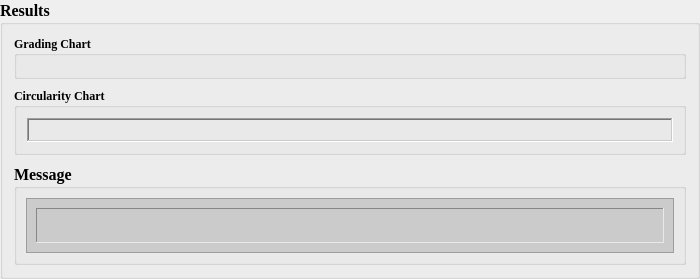
                     <widget class="QGroupBox" name="groupBox_3">
                      <property name="sizePolicy">
                       <sizepolicy hsizetype="Expanding" vsizetype="Expanding">
                        <horstretch>0</horstretch>
                        <verstretch>0</verstretch>
                       </sizepolicy>
                      </property>
                      <property name="minimumSize">
                       <size>
                        <width>700</width>
                        <height>0</height>
                       </size>
                      </property>
                      <property name="maximumSize">
                       <size>
                        <width>900</width>
                        <height>16777215</height>
                       </size>
                      </property>
                      <property name="font">
                       <font>
                        <family>Times New Roman</family>
                        <pointsize>12</pointsize>
                        <weight>75</weight>
                        <bold>true</bold>
                       </font>
                      </property>
                      <property name="toolTip">
                       <string>Results</string>
                      </property>
                      <property name="styleSheet">
                       <string notr="true">QLabel{
	font-size:8pt;
	font-weight: bold;
}</string>
                      </property>
                      <property name="title">
                       <string>Results</string>
                      </property>
                      <layout class="QVBoxLayout" name="verticalLayout_4">
                       <property name="spacing">
                        <number>9</number>
                       </property>
                       <item>
                        <widget class="QGroupBox" name="groupBox_4">
                         <property name="minimumSize">
                          <size>
                           <width>0</width>
                           <height>0</height>
                          </size>
                         </property>
                         <property name="font">
                          <font>
                           <family>Times New Roman</family>
                           <pointsize>9</pointsize>
                           <weight>75</weight>
                           <bold>true</bold>
                          </font>
                         </property>
                         <property name="title">
                          <string>Grading Chart</string>
                         </property>
                         <layout class="QVBoxLayout" name="verticalLayout_15">
                          <property name="spacing">
                           <number>5</number>
                          </property>
                          <property name="leftMargin">
                           <number>10</number>
                          </property>
                          <property name="topMargin">
                           <number>10</number>
                          </property>
                          <property name="rightMargin">
                           <number>10</number>
                          </property>
                          <property name="bottomMargin">
                           <number>10</number>
                          </property>
                          <item>
                           <widget class="QFrame" name="grad_chart_fram">
                            <property name="minimumSize">
                             <size>
                              <width>0</width>
                              <height>0</height>
                             </size>
                            </property>
                            <property name="font">
                             <font>
                              <family>Times New Roman</family>
                             </font>
                            </property>
                            <property name="toolTip">
                             <string>Grading Chart</string>
                            </property>
                            <property name="locale">
                             <locale language="English" country="UnitedStates"/>
                            </property>
                            <property name="frameShape">
                             <enum>QFrame::WinPanel</enum>
                            </property>
                            <property name="frameShadow">
                             <enum>QFrame::Sunken</enum>
                            </property>
                           </widget>
                          </item>
                         </layout>
                        </widget>
                       </item>
                       <item>
                        <layout class="QHBoxLayout" name="horizontalLayout_grading_percentages"/>
                       </item>
                       <item>
                        <widget class="QGroupBox" name="groupBox_6">
                         <property name="minimumSize">
                          <size>
                           <width>0</width>
                           <height>0</height>
                          </size>
                         </property>
                         <property name="font">
                          <font>
                           <family>Times New Roman</family>
                           <pointsize>9</pointsize>
                           <weight>75</weight>
                           <bold>true</bold>
                          </font>
                         </property>
                         <property name="title">
                          <string>Circularity Chart</string>
                         </property>
                         <layout class="QHBoxLayout" name="horizontalLayout_10">
                          <property name="spacing">
                           <number>5</number>
                          </property>
                          <property name="leftMargin">
                           <number>10</number>
                          </property>
                          <property name="topMargin">
                           <number>10</number>
                          </property>
                          <property name="rightMargin">
                           <number>10</number>
                          </property>
                          <property name="bottomMargin">
                           <number>10</number>
                          </property>
                          <item>
                           <widget class="QFrame" name="circle_chart_fram">
                            <property name="minimumSize">
                             <size>
                              <width>0</width>
                              <height>0</height>
                             </size>
                            </property>
                            <property name="font">
                             <font>
                              <family>Times New Roman</family>
                             </font>
                            </property>
                            <property name="toolTip">
                             <string>Circularity Chart</string>
                            </property>
                            <property name="locale">
                             <locale language="English" country="UnitedStates"/>
                            </property>
                            <property name="frameShape">
                             <enum>QFrame::WinPanel</enum>
                            </property>
                            <property name="frameShadow">
                             <enum>QFrame::Sunken</enum>
                            </property>
                            <layout class="QVBoxLayout" name="verticalLayout_16">
                             <property name="spacing">
                              <number>10</number>
                             </property>
                             <property name="leftMargin">
                              <number>10</number>
                             </property>
                             <property name="topMargin">
                              <number>10</number>
                             </property>
                             <property name="rightMargin">
                              <number>10</number>
                             </property>
                             <property name="bottomMargin">
                              <number>10</number>
                             </property>
                            </layout>
                           </widget>
                          </item>
                         </layout>
                        </widget>
                       </item>
                       <item>
                        <layout class="QHBoxLayout" name="horizontalLayout_cicularity_percentages"/>
                       </item>
                       <item>
                        <widget class="QGroupBox" name="groupBox_8">
                         <property name="minimumSize">
                          <size>
                           <width>0</width>
                           <height>0</height>
                          </size>
                         </property>
                         <property name="font">
                          <font>
                           <family>Times New Roman</family>
                           <pointsize>12</pointsize>
                           <weight>75</weight>
                           <bold>true</bold>
                          </font>
                         </property>
                         <property name="title">
                          <string>Message</string>
                         </property>
                         <layout class="QVBoxLayout" name="verticalLayout_6">
                          <item>
                           <widget class="QFrame" name="frame_9">
                            <property name="styleSheet">
                             <string notr="true"> background: #CBCBCB;</string>
                            </property>
                            <property name="frameShape">
                             <enum>QFrame::StyledPanel</enum>
                            </property>
                            <property name="frameShadow">
                             <enum>QFrame::Raised</enum>
                            </property>
                            <layout class="QHBoxLayout" name="horizontalLayout_45">
                             <item>
                              <layout class="QVBoxLayout" name="verticalLayout_26">
                               <item>
                                <widget class="QLabel" name="msg_label">
                                 <property name="minimumSize">
                                  <size>
                                   <width>150</width>
                                   <height>35</height>
                                  </size>
                                 </property>
                                 <property name="maximumSize">
                                  <size>
                                   <width>16777215</width>
                                   <height>35</height>
                                  </size>
                                 </property>
                                 <property name="font">
                                  <font>
                                   <pointsize>8</pointsize>
                                   <weight>75</weight>
                                   <bold>true</bold>
                                  </font>
                                 </property>
                                 <property name="toolTip">
                                  <string>Message</string>
                                 </property>
                                 <property name="frameShape">
                                  <enum>QFrame::Panel</enum>
                                 </property>
                                 <property name="frameShadow">
                                  <enum>QFrame::Sunken</enum>
                                 </property>
                                 <property name="text">
                                  <string/>
                                 </property>
                                </widget>
                               </item>
                              </layout>
                             </item>
                            </layout>
                           </widget>
                          </item>
                         </layout>
                        </widget>
                       </item>
                      </layout>
                     </widget>
